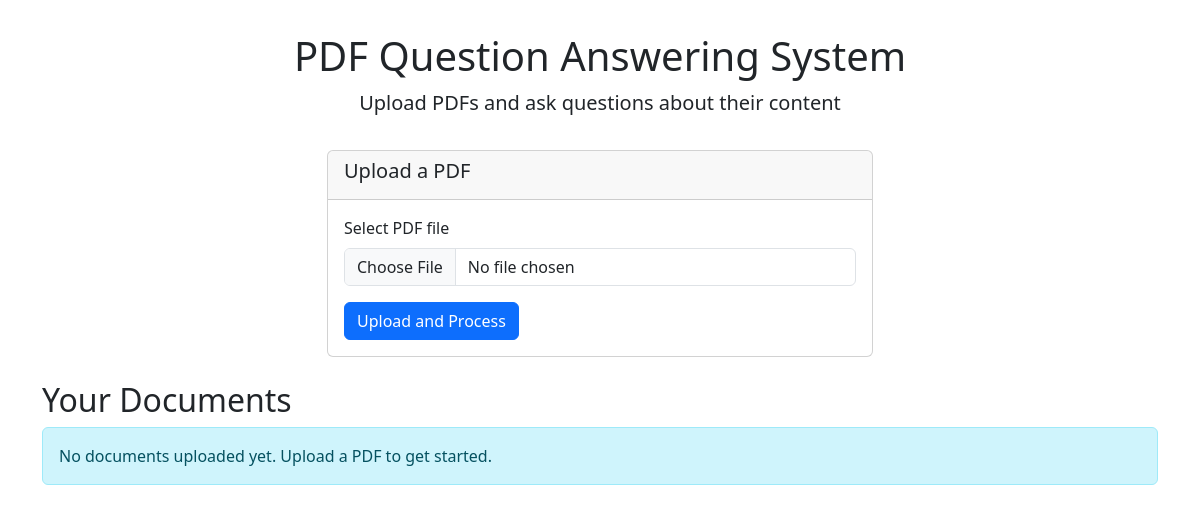
Before: / with the older database file.
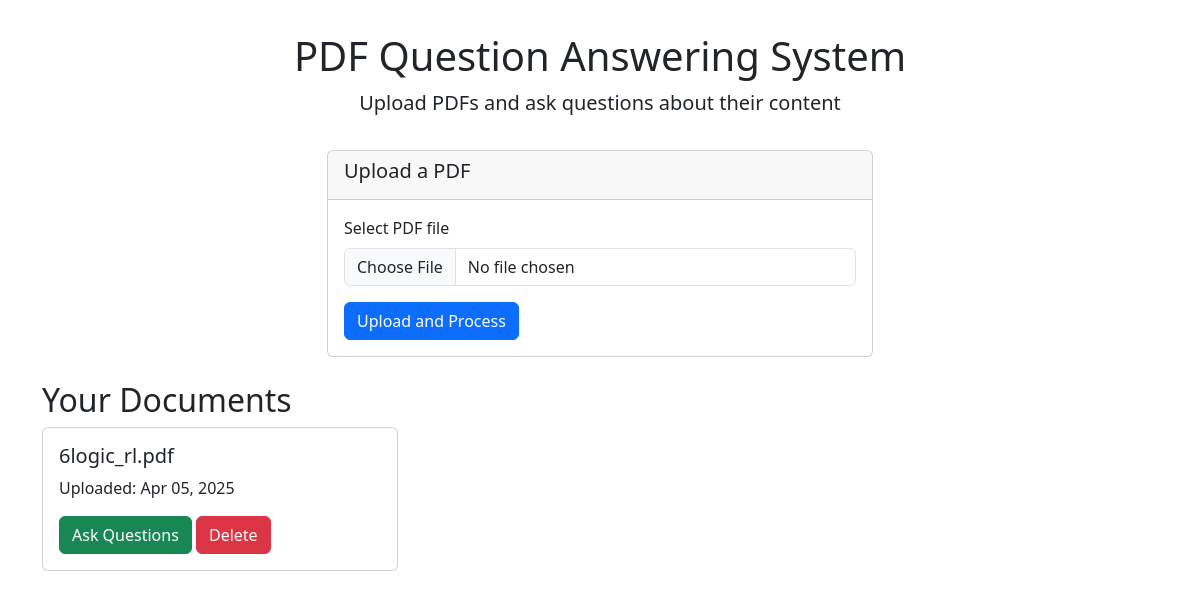
After: the same page with the newer database file.
### pdf_qa/models.py (models this page shows, shortened)
class PDFDocument(models.Model):
    title = models.CharField(max_length=255)
    file = models.FileField(upload_to='pdfs/')
    uploaded_at = models.DateTimeField(auto_now_add=True)
    vector_store_path = models.CharField(max_length=255, blank=True, null=True)

### pdf_qa/views.py (the view)
# urls.py: path('', views.index, name='index'),
def index(request):
    documents = PDFDocument.objects.all().order_by('-uploaded_at')
    return render(request, 'pdf_qa/index.html', {'documents': documents})

### pdf_qa/templates/pdf_qa/index.html (shortened to what this page needs)
<!DOCTYPE html>
<html>
<head>
    <link href="https://cdn.jsdelivr.net/npm/bootstrap@5.3.0-alpha1/dist/css/bootstrap.min.css" rel="stylesheet">
</head>
<body>
    <div class="container">
        <div class="header text-center">
            <h1>PDF Question Answering System</h1>
            <p class="lead">Upload PDFs and ask questions about their content</p>
        </div>
        <div class="row">
            <div class="col-md-6 mx-auto">
                <div class="card">
                    <div class="card-header">
                        <h5>Upload a PDF</h5>
                    </div>
                    <div class="card-body">
                        <form method="post" action="{% url 'upload_pdf' %}" enctype="multipart/form-data">
                            <div class="mb-3">
                                <label for="pdf_file" class="form-label">Select PDF file</label>
                                <input type="file" class="form-control" id="pdf_file" name="pdf_file" accept=".pdf" required>
                            </div>
                            <button type="submit" class="btn btn-primary">Upload and Process</button>
                        </form>
                    </div>
                </div>
            </div>
        </div>
        <div class="row mt-4">
            <div class="col-12">
                <h2>Your Documents</h2>
                {% if documents %}
                <div class="row">
                    {% for document in documents %}
                    <div class="col-md-4">
                        <div class="card document-card">
                            <div class="card-body">
                                <h5 class="card-title">{{ document.title }}</h5>
                                <p class="card-text">Uploaded: {{ document.uploaded_at|date:"M d, Y" }}</p>
                                <a href="{% url 'qa' document.id %}" class="btn btn-success">Ask Questions</a>
                                <a href="{% url 'delete_pdf' document.id %}" class="btn btn-danger" onclick="return confirm('Are you sure you want to delete this document?')">Delete</a>
                            </div>
                        </div>
                    </div>
                    {% endfor %}
                </div>
                {% else %}
                <div class="alert alert-info">
                    No documents uploaded yet. Upload a PDF to get started.
                </div>
                {% endif %}
            </div>
        </div>
    </div>
</body>
</html>

### pdf_qa/templates/pdf_qa/index.html (style rules this page uses)
body { padding-top: 2rem; padding-bottom: 2rem; }
.header { margin-bottom: 2rem; }
.document-card { margin-bottom: 1rem; }

Changed rows visible on the page:
added PDFDocument: title "6logic_rl.pdf", uploaded_at "Apr 05, 2025"
Other visible differences:
text no longer shown: "No documents uploaded yet. Upload a PDF to get started."
